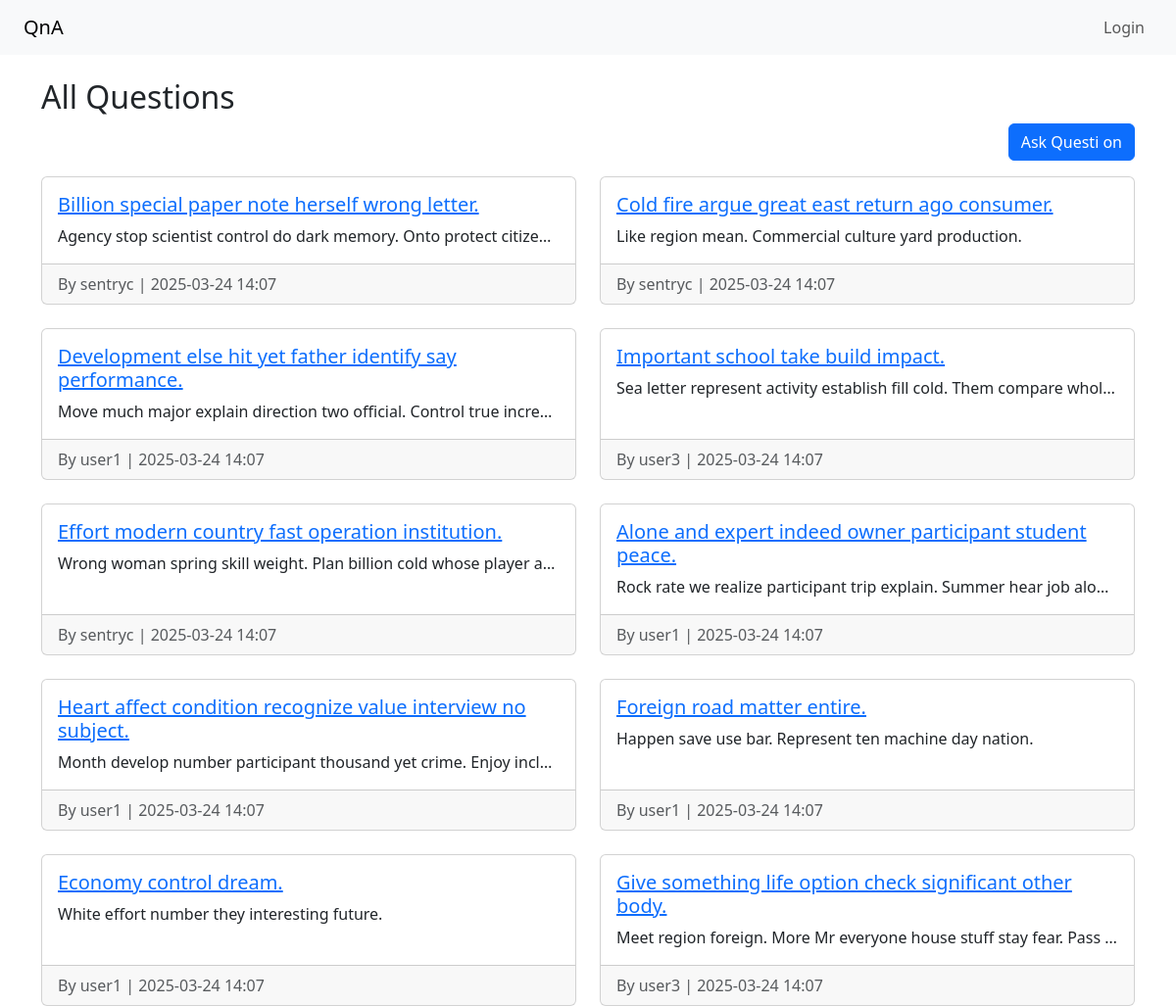
The page / on the database its author committed.
### qa/models.py (models this page shows, shortened)
class Question(models.Model):
    title = models.CharField(max_length=200)
    content = models.TextField()
    author = models.ForeignKey(User, on_delete=models.CASCADE)
    created_at = models.DateTimeField(auto_now_add=True)

### qa/views.py (the view)
# urls.py: path('', views.question_list, name='question_list'),
def question_list(request):
    questions = Question.objects.order_by('-created_at')
    return render(request, 'qa/question_list.html', {'questions': questions})

### qa/templates/qa/question_list.html
{% extends 'qa/base.html' %} {% block content %}
<h2>All Questions</h2>
<div class="d-flex justify-content-end mb-3">
  <a href="{% url 'ask_question' %}" class="btn btn-primary">Ask Questi on</a>
</div>
<div class="row row-cols-1 row-cols-md-2 g-4">
  {% for question in questions %}
  <div class="col">
    <div class="card h-100">
      <div class="card-body">
        <h5 class="card-title">
          <a href="{% url 'question_detail' question.pk %}"
            >{{ question.title }}</a
          >
        </h5>
        <p class="card-text text-truncate">{{ question.content }}</p>
      </div>
      <div class="card-footer text-muted">
        By {{ question.author.username }} | {{ question.created_at|date:"Y-m-d H:i" }}
      </div>
    </div>
  </div>
  {% empty %}
  <p>No questions yet.</p>
  {% endfor %}
</div>
{% endblock %}

### qa/templates/qa/base.html (shortened to what this page needs)
<!DOCTYPE html>
<html lang="en">
<head>
    <link href="https://cdn.jsdelivr.net/npm/bootstrap@5.3.2/dist/css/bootstrap.min.css" rel="stylesheet">
</head>
<body>
    <nav class="navbar navbar-expand-lg navbar-light bg-light px-4">
        <a class="navbar-brand" href="/">QnA</a>
        <div class="collapse navbar-collapse">
        <ul class="navbar-nav ms-auto">
            {% if user.is_authenticated %}
                <li class="nav-item">
                    <span class="nav-link">👤 {{ user.username }}</span>
                </li>
                <li class="nav-item">
                    <a class="nav-link" href="{% url 'ask_question' %}">Ask Question</a>
                </li>
                <li class="nav-item">
                    <form action="{% url 'logout' %}" method="post" class="d-inline">
                        {% csrf_token %}
                        <button type="submit" class="btn btn-link nav-link" style="display:inline; padding: 0;">Logout</button>
                        </form>
                </li>
            {% else %}
                <li class="nav-item">
                    <a class="nav-link" href="{% url 'login' %}">Login</a>
                </li>
            {% endif %}
            </ul>
        </div>
    </nav>
    <div class="container mt-4">
        {% block content %}
        {% endblock %}
    </div>
</body>
</html>

### rows shown on the page
Question: title "Billion special paper note herself wrong letter.", content "Agency stop scientist control do dark memory. Onto protect citize…", author.username "sentryc", created_at "2025-03-24 14:07"
Question: title "Cold fire argue great east return ago consumer.", content "Like region mean. Commercial culture yard production.", author.username "sentryc", created_at "2025-03-24 14:07"
Question: title "Development else hit yet father identify say performance.", content "Move much major explain direction two official. Control true incre…", author.username "user1", created_at "2025-03-24 14:07"
Question: title "Important school take build impact.", content "Sea letter represent activity establish fill cold. Them compare whol…", author.username "user3", created_at "2025-03-24 14:07"
Question: title "Effort modern country fast operation institution.", content "Wrong woman spring skill weight. Plan billion cold whose player a…", author.username "sentryc", created_at "2025-03-24 14:07"
Question: title "Alone and expert indeed owner participant student peace.", content "Rock rate we realize participant trip explain. Summer hear job alo…", author.username "user1", created_at "2025-03-24 14:07"
Question: title "Heart affect condition recognize value interview no subject.", content "Month develop number participant thousand yet crime. Enjoy incl…", author.username "user1", created_at "2025-03-24 14:07"
Question: title "Foreign road matter entire.", content "Happen save use bar. Represent ten machine day nation.", author.username "user1", created_at "2025-03-24 14:07"
Question: title "Economy control dream.", content "White effort number they interesting future.", author.username "user1", created_at "2025-03-24 14:07"
Question: title "Give something life option check significant other body.", content "Meet region foreign. More Mr everyone house stuff stay fear. Pass…", author.username "user3", created_at "2025-03-24 14:07"
